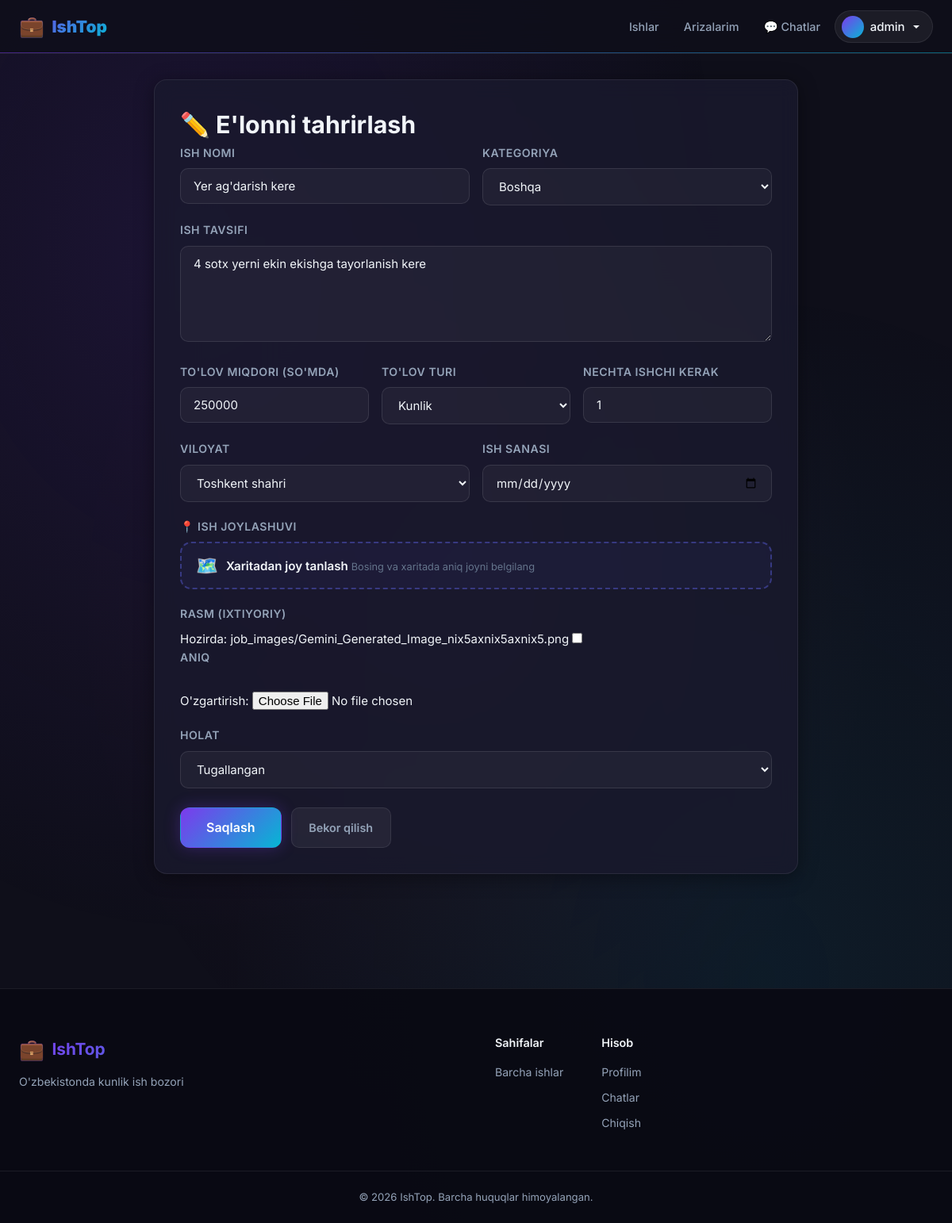
/ishlar/1/tahrirlash/ (signed in), run on the app's committed database.
### jobs/models.py (models this page shows, shortened)
class Job(models.Model):
    employer = models.ForeignKey(User, on_delete=models.CASCADE, related_name='posted_jobs')
    title = models.CharField(max_length=200)
    description = models.TextField()
    category = models.CharField(max_length=50, choices=JOB_CATEGORIES, default='boshqa')
    salary = models.DecimalField(max_digits=12, decimal_places=0, help_text="So'mda")
    salary_type = models.CharField(max_length=20, choices=[('kunlik', 'Kunlik'), ('soatlik', 'Soatlik'), ('loyiha', 'Loyiha')], default='kunlik')
    region = models.CharField(max_length=50, choices=REGIONS, default='toshkent_shahar')
    address = models.CharField(max_length=300)
    lat = models.FloatField(null=True, blank=True)
    lng = models.FloatField(null=True, blank=True)
    image = models.ImageField(upload_to='job_images/', blank=True, null=True)
    workers_needed = models.PositiveIntegerField(default=1)
    status = models.CharField(max_length=20, choices=JOB_STATUS, default='ochiq')
    work_date = models.DateField(null=True, blank=True)
    created_at = models.DateTimeField(auto_now_add=True)
    updated_at = models.DateTimeField(auto_now=True)
    class Meta:
        ordering = ['-created_at']

### jobs/views.py (the view)
# urls.py: path('<int:pk>/tahrirlash/', views.job_edit_view, name='job_edit'),
@login_required
def job_edit_view(request, pk):
    job = get_object_or_404(Job, pk=pk, employer=request.user)
    if request.method == 'POST':
        form = JobForm(request.POST, request.FILES, instance=job)
        if form.is_valid():
            form.save()
            messages.success(request, "Ish e'loni yangilandi!")
            return redirect('job_detail', pk=job.pk)
    else:
        form = JobForm(instance=job)
    return render(request, 'jobs/job_create.html', {'form': form, 'edit': True, 'job': job})

### jobs/forms.py
class JobForm(forms.ModelForm):
    class Meta:
        model = Job
        fields = ['title', 'description', 'category', 'salary', 'salary_type',
                  'region', 'address', 'lat', 'lng', 'image', 'workers_needed',
                  'work_date', 'status']
        labels = {
            'title': 'Ish nomi',
            'description': 'Ish tavsifi',
            'category': 'Kategoriya',
            'salary': 'To\'lov miqdori (so\'mda)',
            'salary_type': 'To\'lov turi',
            'region': 'Viloyat',
            'address': 'Manzil',
            'lat': '',
            'lng': '',
            'image': 'Rasm (ixtiyoriy)',
            'workers_needed': 'Nechta ishchi kerak',
            'work_date': 'Ish sanasi',
            'status': 'Holat',
        }
        widgets = {
            'lat': forms.HiddenInput(),
            'lng': forms.HiddenInput(),
            'work_date': forms.DateInput(attrs={'type': 'date'}),
            'description': forms.Textarea(attrs={'rows': 5}),
        }

### templates/jobs/job_create.html (shortened to what this page needs)
{% extends 'base.html' %}
{% block content %}
<div class="container form-page">
    <div class="form-card">
        <h2>{% if edit %}✏️ E'lonni tahrirlash{% else %}📢 Yangi ish e'lon qilish{% endif %}</h2>
        <form method="post" enctype="multipart/form-data" id="jobForm">
            <div class="form-grid-2">
                <div class="form-group">
                    <label>{{ form.title.label }}</label>
                    {{ form.title }}
                </div>
                <div class="form-group">
                    <label>{{ form.category.label }}</label>
                    {{ form.category }}
                </div>
            </div>
            <div class="form-group">
                <label>{{ form.description.label }}</label>
                {{ form.description }}
            </div>
            <div class="form-grid-3">
                <div class="form-group">
                    <label>{{ form.salary.label }}</label>
                    {{ form.salary }}
                </div>
                <div class="form-group">
                    <label>{{ form.salary_type.label }}</label>
                    {{ form.salary_type }}
                </div>
                <div class="form-group">
                    <label>{{ form.workers_needed.label }}</label>
                    {{ form.workers_needed }}
                </div>
            </div>
            <div class="form-grid-2">
                <div class="form-group">
                    <label>{{ form.region.label }}</label>
                    {{ form.region }}
                </div>
                <div class="form-group">
                    <label>{{ form.work_date.label }}</label>
                    {{ form.work_date }}
                </div>
            </div>
            <div class="form-group">
                <label>📍 Ish joylashuvi</label>
                <button type="button" id="mapPickerTrigger">
                    <span class="trigger-icon">🗺️</span>
                    <span>
                        Xaritadan joy tanlash
                        <span class="trigger-sub">Bosing va xaritada aniq joyni belgilang</span>
                    </span>
                </button>
            </div>
            <div class="form-group">
                <label>{{ form.image.label }}</label>
                {{ form.image }}
            </div>
            <div class="form-group">
                <label>{{ form.status.label }}</label>
                {{ form.status }}
            </div>
            <div class="form-actions">
                <button type="submit" class="btn btn-primary btn-lg" id="submitBtn">
                    {% if edit %}Saqlash{% else %}E'lon qilish{% endif %}
                </button>
                <a href="{% if edit %}{% url 'job_detail' job.pk %}{% else %}{% url 'my_jobs' %}{% endif %}"
                    class="btn btn-ghost">Bekor qilish</a>
            </div>
        </form>
    </div>
</div>
{% endblock %}

### templates/base.html (shortened to what this page needs)
{% load static %}
<!DOCTYPE html>
<html lang="uz">
<head>
    <link rel="stylesheet" href="https://cdn.jsdelivr.net/npm/leaflet@1.9.4/dist/leaflet.min.css" />
    <link rel="stylesheet" href="{% static 'css/main.css' %}">
</head>
<body>
<nav class="navbar">
    <div class="nav-inner">
        <a href="{% url 'home' %}" class="nav-logo">
            <span class="logo-icon">💼</span>
            <span class="logo-text">IshTop</span>
        </a>
        <div class="nav-links" id="navLinks">
            <a href="{% url 'job_list' %}" class="nav-link">Ishlar</a>
            {% if user.is_authenticated %}
                {% if user.profile.role == 'employer' %}
                <a href="{% url 'job_create' %}" class="nav-link btn-post">+ E'lon qo'shish</a>
                <a href="{% url 'my_jobs' %}" class="nav-link">Mening ishlarim</a>
                {% else %}
                <a href="{% url 'my_applications' %}" class="nav-link">Arizalarim</a>
                {% endif %}
                <a href="{% url 'conversation_list' %}" class="nav-link nav-chat" id="navChatLink">
                    💬 Chatlar
                </a>
                <div class="nav-dropdown">
                    <button class="nav-avatar-btn">
                        {% if user.profile.avatar %}
                        <img src="{{ user.profile.avatar.url }}" alt="" class="nav-avatar-img">
                        {% else %}
                        <div class="nav-avatar-placeholder">{{ user.first_name|first|upper }}</div>
                        {% endif %}
                        <span>{{ user.first_name|default:user.username }}</span>
                        <svg width="12" height="12" viewBox="0 0 12 12" fill="currentColor"><path d="M2 4l4 4 4-4"/></svg>
                    </button>
                </div>
            {% else %}
                <a href="{% url 'login' %}" class="nav-link">Kirish</a>
                <a href="{% url 'register' %}" class="nav-link btn-register">Ro'yxatdan o'tish</a>
            {% endif %}
        </div>
    </div>
</nav>
<main class="main-content">
    {% block content %}{% endblock %}
</main>
<footer class="footer">
    <div class="footer-inner">
        <div class="footer-brand">
            <a href="{% url 'home' %}"><span class="logo-icon">💼</span> <strong>IshTop</strong></a>
            <p>O'zbekistonda kunlik ish bozori</p>
        </div>
        <div class="footer-links">
            <div>
                <h4>Sahifalar</h4>
                <a href="{% url 'job_list' %}">Barcha ishlar</a>
            </div>
            <div>
                <h4>Hisob</h4>
                {% if user.is_authenticated %}
                <a href="{% url 'profile_own' %}">Profilim</a>
                <a href="{% url 'conversation_list' %}">Chatlar</a>
                <a href="{% url 'logout' %}">Chiqish</a>
                {% else %}
                <a href="{% url 'login' %}">Kirish</a>
                <a href="{% url 'register' %}">Ro'yxatdan o'tish</a>
                {% endif %}
            </div>
        </div>
    </div>
    <div class="footer-bottom">
        <p>© 2026 IshTop. Barcha huquqlar himoyalangan.</p>
    </div>
</footer>
</body>
</html>

### templates/base.html (style rules this page uses)
.nav-chat { position: relative; }

### templates/jobs/job_create.html (style rules this page uses)
#mapPickerTrigger { display: flex; align-items: center; gap: 10px; width: 100%; padding: 14px 18px; border-radius: 14px; border: 2px dashed rgba(99,102,241,0.4); background: rgba(99,102,241,0.06); color: var(--text, #e2e8f0); font-size: 0.95rem; font-weight: 600; cursor: pointer; transition: all 0.2s; text-align: left; }
#mapPickerTrigger .trigger-icon { font-size: 1.4rem; }
#mapPickerTrigger .trigger-sub { font-size: 0.8rem; color: var(--text-light, #9ca3af); font-weight: 400; margin-top: 2px; }

### data on the page
Job: title "Yer ag'darish kere", category "Boshqa", description "4 sotx yerni ekin ekishga tayorlanish kere", salary "250000", salary_type "Kunlik", workers_needed "1", region "Toshkent shahri", status "Tugallangan"

### other printed values
{{ user.first_name|default:user.username }} "admin"
